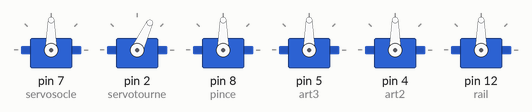
This sketch was run on a simulated Arduino Uno, built with avr-gcc and run on an emulated ATmega328P. On the bench: 6 × servo.

Above: at 0.1 s.
At 0.8 s:
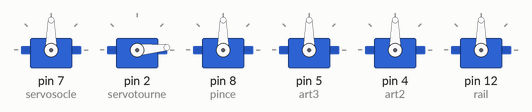
At 1.3 s:
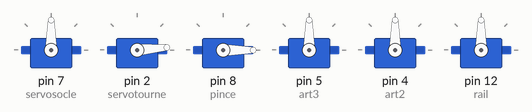
At 4.9 s:
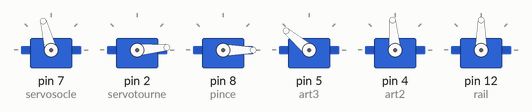
At 8.5 s:
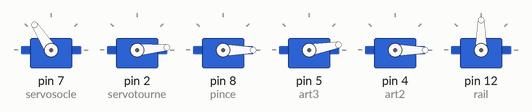
At 9.5 s:
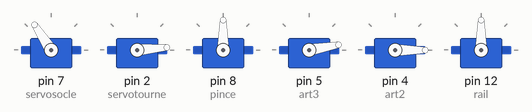
Timing chart, 0 to 11.0 s (numbered marks = the images above):
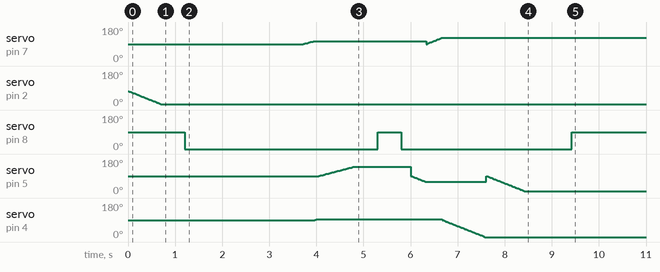

The sketch:

rangeeHaut.ino
```cpp
#include <Servo.h>

Servo servosocle; // crée un servo moteur, celui du bas.

Servo servotourne;

Servo pince;

Servo art3;

Servo art2;

Servo rail;


  int a = servosocle.read();

  int b = art2.read();

  int c = art3.read();

  int d = pince.read();

  int e = rail.read();


  int n = 90;


void setup() {

  Serial.begin(9600);

  servosocle.attach(7); // assigne le servo moteur à une sortie physique

  servotourne.attach(2);

  pince.attach(8);

  art3.attach(5);

  art2.attach(4);

  rail.attach(12);


  servosocle.write(90);


  for(int i = 74; i >+4 ; i-=1){

    servotourne.write(i);

    delay(10);

  }

  delay(500);

  pince.write(0);

  delay(500);

  art3.write(n);

  delay(500);

  art2.write(n);

  delay(500);

  servosocle.write(n);


  delay(1000);


  for(int pos1=a; pos1 <= a+15 ; pos1+=1){

    servosocle.write(pos1);

    delay(15);

  }


  for(int pos2=b; pos2 <= b+5 ; pos2+=1){

    art2.write(pos2);

    delay(15);

  }


   for(int pos3=c; pos3 <= c+50 ; pos3+=1){

    art3.write(pos3);

    delay(15);

  }


  pince.write(0);

  delay(500);

  pince.write(90);

  delay(500);

  pince.write(0);

  delay(200);


  for(int pos3=c; pos3 >= c-31 ; pos3-=1){

    art3.write(pos3);

    delay(10);

  }


  for(int i=a; i<= a+33 ; i+=1) {

    servosocle.write(i);

    delay(10);

  }

  for(int i=b; i>= b-92 ; i-=1) {

    art2.write(i);

    delay(10);

  }


  for(int i=c; i>= c-80; i-=1) {

    art3.write(i);

    delay(10);

  }

  delay(1000);

  pince.write(90);

  delay(500);


}


void loop() {


  int a = servosocle.read();

  int b = art2.read();

  int c = art3.read();

  int d = pince.read();

  int e = rail.read();


}
```
